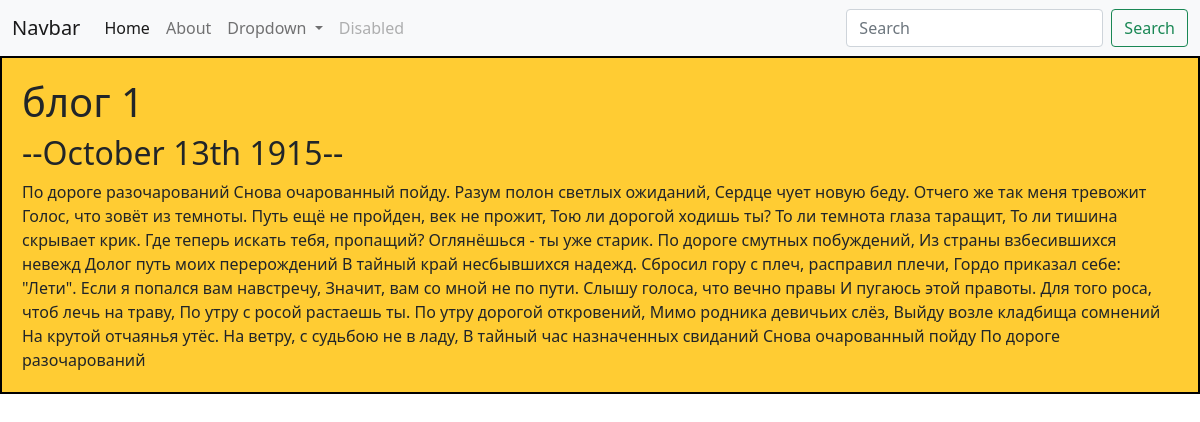
Page /blog/1/ on the committed database.
### blog/models.py (models this page shows, shortened)
class Blog(models.Model):
    tittle = models.CharField(max_length = 200)
    description = models.TextField()
    date = models.DateField()

### blog/views.py (the view)
# urls.py: path('<int:blog_id>/', views.detail, name='detail'),
def detail(request, blog_id):
    blog = get_object_or_404(Blog, pk=blog_id)
    return render(request, 'blog/detail.html', {'blog':blog})

### blog/templates/blog/detail.html
{% extends 'portfolio/base.html' %}
{% block content %}
<h1>{{ blog.tittle }}</h1>
<h2>--{{ blog.date|date:'F jS Y' }}--</h2>
{{ blog.description|safe}}
{% endblock %}

### rows in the picture
Blog: tittle "блог 1", date "October 13th 1915", description "По дороге разочарований Снова очарованный пойду. Разум полон светлых ожиданий, Сердце чует новую беду. Отчего же так меня тревожит Голос, что зовёт из темноты. Путь ещё не пройден, век не прожит, Тою ли дорогой ходишь ты? То ли темнота глаза таращит, То ли тишина скрывает крик. Где теперь искать тебя, пропащий? Оглянёшься - ты уже старик. По дороге смутных побуждений, Из страны взбесившихся невежд Долог путь моих перерождений В тайный край несбывшихся надежд. Сбросил гору с плеч, расправил плечи, Гордо приказал себе: \"Лети\". Если я попался вам навстречу, Значит, вам со мной не по пути. Слышу голоса, что вечно правы И пугаюсь этой правоты. Для того роса, чтоб лечь на траву, По утру с росой…"
